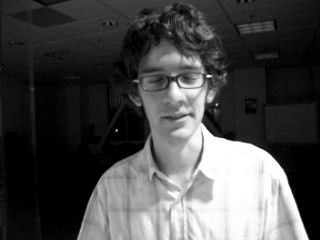
#> input picture data/david/imgs/img00043.png, 320 x 240 px; its folder holds only this picture in this run
$ jupyter execute --allow-errors evaluate_tracker-Copy7.ipynb
#> lines starting #> are read from the running program, lines starting #| are printed output that depends on the picture
[cell 1]
import cv2
import os
import glob
import numpy as np
from wisardpkg import ClusWisard
import sys
sys.path.append('/mnt/c/Users/Isabella/tcc')
from wisard_object_tracker.src.utils import tracker_utils
import matplotlib.pyplot as plt

DATASET_ROOT_FOLDER = '/mnt/c/Users/Isabella/TCC/wisard_object_tracker/data/david'
IMAGE_FOLDER = os.path.join(DATASET_ROOT_FOLDER, 'imgs')
GT_TXT_PATH = os.path.join(DATASET_ROOT_FOLDER, 'david_gt.txt')

[cell 2]
# Carrega imagens
image_paths = sorted(glob.glob(os.path.join(IMAGE_FOLDER, '*.png')))
print(f"Encontradas {len(image_paths)} imagens")

# Carrega ground truths
#> (the rest of this cell did not finish here and is left out)

# Primeiro frame

[cell 3]
# Carrega primeiro frame  # lembrar de carregar certo em tons de cinza
first_frame = cv2.imread(image_paths[0])
#> first_frame is the input picture: shape (240, 320, 3); min 0, max 255, mean 73.2
print(f"Primeiro frame carregado: {first_frame.shape}")
#| Primeiro frame carregado: (240, 320, 3)

#> (the rest of this cell did not finish here and is left out)

[cell 4]
# --- PASSO 2: EXTRAIR E PRÉ-PROCESSAR PATCH ---
print("\n🔍 PASSO 2: Extraindo e pré-processando patch...")

# Extrai patch do objeto
#> (the rest of this cell did not finish here and is left out)

[cell 5]
# [41 lines of commented-out code are left out]


# [21 lines left out: function preprocess_frame, not called in this run]


# [37 lines of commented-out code are left out]

#> (a cell that did not finish here is left out)

[cell 7]
# --- PASSO 3: INSTANCIANDO CLUSWISARD ---

# Parâmetros simples
parameters = {
    "INPUT_PATTERN_SIDE": 32,
    "CLUSWISARD_ADDRESS_SIZE": 7,
    "ACCEPTABLE_ACTIVATION_SCORE": 0.15,
    "MIN_ACCEPTABLE_ACTIVATION_SCORE": 0.3,
    "CLUSWISARD_MIN_SCORE": 0.35,
    "CLUSWISARD_THRESHOLD": 5,
    "CLUSWISARD_DISCRIMINATOR_LIMIT": 25,
    "CLUSWISARD_BLEACHING_ACTIVATED": False,
    "CLUSWISARD_ACTIVATION_DEGREE": True,
    "CLUSWISARD_RETURN_CONFIDENCE": True,
    "CLUSWISARD_CLASSES_DEGREES": True,
    "LAST_FRAME": 25,
    "MAX_SEARCH_WINDOW_SCALE": 1,
}

# Instancia ClusWisard

#> (the rest of this cell did not finish here and is left out)

#> (a cell that did not finish here is left out)

[cell 9]
# --- PASSO 4: TESTAR SE RECONHECE O PRÓPRIO PATCH ---
print("\n✅ PASSO 4: Testando autorreconhecimento...")

# Classifica o MESMO patch usado no treinamento
#> (the rest of this cell did not finish here and is left out)

# Região de Busca

[cell 10]
import numpy as np  # importa o NumPy para operações numéricas e trigonométricas

def generate_search_regions_circular(
    prev_bbox,
    frame_shape,
    search_region_scale=1,
    step_size=0.5,
    start_angle=0,
    clockwise=True
):
    """
    Gera regiões de busca circulares em torno do bbox anterior,
    onde step_size define o deslocamento em pixels reais
    (1 px = step_size=1).
    """

    x, y, w, h = prev_bbox
    center_x, center_y = x + w // 2, y + h // 2

    raio_max = (max(w, h) / 2) * search_region_scale

    yield (x, y, w, h)  # primeiro retorna o bbox original

    # passo radial em pixels
    for raio in np.arange(step_size, raio_max + step_size, step_size):
        circunferencia = 2 * np.pi * raio

        # define espaçamento angular de forma que os pontos na borda
        # fiquem separados por ~step_size pixels ao longo da circunferência
        num_steps = max(8, int(np.ceil(circunferencia / step_size)))
        direction = -1 if clockwise else 1

        thetas = start_angle + direction * np.linspace(0, 2 * np.pi, num_steps, endpoint=False)

        # deslocamentos em pixels
        pxs = (center_x + raio * np.cos(thetas) - w / 2).astype(int)
        pys = (center_y + raio * np.sin(thetas) - h / 2).astype(int)

        # garante que o bbox não ultrapasse os limites do frame
        pxs = np.clip(pxs, 0, frame_shape[1] - w)
        pys = np.clip(pys, 0, frame_shape[0] - h)

        for px, py in zip(pxs, pys):
            yield (px, py, w, h)

### Gerando regiões para o primeiro frame

[cell 11]
# Parâmetros
search_window_scale = 0.5
step_size = 1          # quanto menor -> mais granular

search_gen = generate_search_regions_circular(
    prev_bbox = (16.0, 30.0, 34.0, 39.0),
    frame_shape = first_frame.shape,
    search_region_scale = search_window_scale,
    step_size = step_size
)

### Classificação das regiões de busca do primeiro frame

[cell 12]
# --- PASSO 7: CLASSIFICAR CADA SEARCH REGION ---
# [36 lines left out: function classify_search_regions, not called in this run]

[cell 13]
import cv2
import matplotlib.pyplot as plt

# [47 lines left out: function show_top_regions_grid, not called in this run]

### Vídeo exemplo de região de busca para o primeiro frame

[cell 14]
import cv2
import numpy as np

max_regions = 300
output_path = "search_circular.mp4"
fps = 1
accumulate = True

# Garante formato correto
if first_frame.ndim == 2:
    first_frame = cv2.cvtColor(first_frame, cv2.COLOR_GRAY2BGR)
elif first_frame.dtype != np.uint8:
    first_frame = (first_frame * 255).astype(np.uint8)

h, w_img = first_frame.shape[:2]
#> h = 240; w_img = 320
fourcc = cv2.VideoWriter_fourcc(*"mp4v")
video_writer = cv2.VideoWriter(output_path, fourcc, fps, (w_img, h))

if not video_writer.isOpened():
    raise RuntimeError("❌ Falha ao abrir o VideoWriter. Verifique codec ou caminho.")

drawn_regions = []
for i, region in enumerate(search_gen):
    if i >= max_regions:
        break

    frame_copy = first_frame.copy()

    if accumulate:
        for (px, py, pw, ph) in drawn_regions:
            cv2.rectangle(frame_copy, (int(px), int(py)), (int(px+pw), int(py+ph)), (0, 0, 255), 1)

    x_r, y_r, w_r, h_r = map(int, region)
    cv2.rectangle(frame_copy, (x_r, y_r), (x_r + w_r, y_r + h_r), (0, 255, 0), 2)
    cv2.putText(frame_copy, f"Region {i}", (x_r, max(0, y_r - 10)),
                cv2.FONT_HERSHEY_SIMPLEX, 0.6, (0, 255, 0), 2)

    # Converte para BGR antes de gravar
    frame_copy_bgr = cv2.cvtColor(frame_copy, cv2.COLOR_RGB2BGR)
    video_writer.write(frame_copy_bgr)

    drawn_regions.append((x_r, y_r, w_r, h_r))
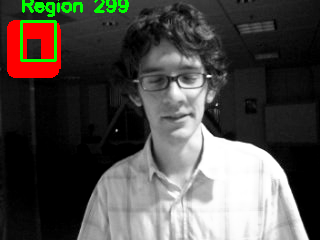
#> frame_copy: shape (240, 320, 3); mean B, G, R 71.8, 75.7, 79.5
#> after the loop, drawn_regions = 300 items, first 6: (16, 30, 34, 39), (17, 29, 34, 39), (16, 28, 34, 39), (16, 28, 34, 39), (15, 28, 34, 39), (15, 29, 34, 39)

video_writer.release()
print(f"✅ Vídeo salvo em: {output_path}  (frames: {len(drawn_regions)})")
#| ✅ Vídeo salvo em: search_circular.mp4  (frames: 300)

[cell 15]
import cv2
import numpy as np

max_regions = 300
output_path = "search_circular.mp4"
fps = 10
accumulate = True

h, w_img = first_frame.shape[:2]
fourcc = cv2.VideoWriter_fourcc(*"mp4v")
#> fourcc = 1983148141
video_writer = cv2.VideoWriter(output_path, fourcc, fps, (w_img, h))
print("Aberto?", video_writer.isOpened())
#| Aberto? True

drawn_regions = []

for i, region in enumerate(search_gen):
    if i >= max_regions:
        break

    frame_copy = first_frame.copy()

    # Garante que todas as dimensões estão iguais
    if frame_copy.shape[:2] != (h, w_img):
        frame_copy = cv2.resize(frame_copy, (w_img, h))

    if accumulate:
        for (px, py, pw, ph) in drawn_regions:
            cv2.rectangle(frame_copy, (int(px), int(py)), (int(px+pw), int(py+ph)), (0, 0, 255), 1)

    x_r, y_r, w_r, h_r = map(int, region)
    cv2.rectangle(frame_copy, (x_r, y_r), (x_r + w_r, y_r + h_r), (0, 255, 0), 2)
    cv2.putText(frame_copy, f"Region {i}", (x_r, max(0, y_r - 10)),
                cv2.FONT_HERSHEY_SIMPLEX, 0.6, (0, 255, 0), 2)

    video_writer.write(cv2.cvtColor(frame_copy, cv2.COLOR_RGB2BGR))
    drawn_regions.append((x_r, y_r, w_r, h_r))
#> this loop made 51 passes
#> (x_r, y_r) on passes 1 to 12: (19, 20), (18, 19), (17, 19), (16, 19), (15, 19), (14, 19), (13, 19), (12, 20), (11, 20), (11, 20), (10, 21), (9, 22)
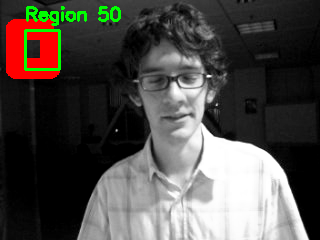
#> frame_copy: shape (240, 320, 3); mean B, G, R 71.8, 75.7, 79.9
#> after the loop, drawn_regions = 51 items, first 6: (19, 20, 34, 39), (18, 19, 34, 39), (17, 19, 34, 39), (16, 19, 34, 39), (15, 19, 34, 39), (14, 19, 34, 39)

video_writer.release()
print(f"✅ Vídeo salvo em: {output_path} (frames: {len(drawn_regions)})")
#| ✅ Vídeo salvo em: search_circular.mp4 (frames: 51)

$ run again, on data/david/imgs/img00065.png
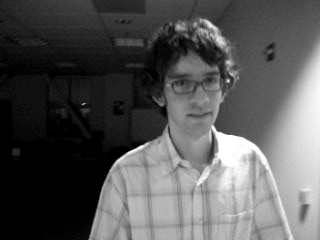
#> input picture data/david/imgs/img00065.png, 320 x 240 px
#> first_frame is the input picture: shape (240, 320, 3); min 0, max 255, mean 86.1
#| Primeiro frame carregado: (240, 320, 3)
#> after the loop `for i, region in enumerate(search_gen):`:
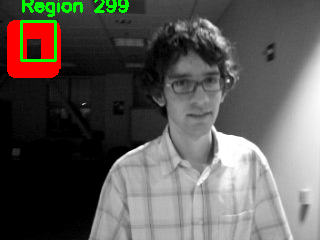
#> frame_copy: shape (240, 320, 3); mean B, G, R 84.9, 88.8, 92.7
#> after the loop `for i, region in enumerate(search_gen):`: drawn_regions = 300 items, first 6: (16, 30, 34, 39), (17, 29, 34, 39), (16, 28, 34, 39), (16, 28, 34, 39), (15, 28, 34, 39), (15, 29, 34, 39)
#| ✅ Vídeo salvo em: search_circular.mp4  (frames: 300)
#> fourcc = 1983148141
#| Aberto? True
#> the loop `for i, region in enumerate(search_gen):` made 51 passes
#> (x_r, y_r) on passes 1 to 8: (19, 20), (18, 19), (17, 19), (16, 19), (15, 19), (14, 19), (13, 19), (12, 20)
#> after the loop `for i, region in enumerate(search_gen):`:
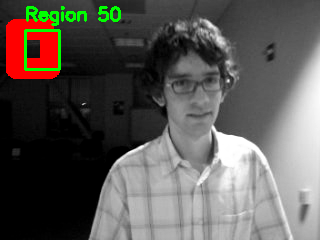
#> frame_copy: shape (240, 320, 3); mean B, G, R 84.9, 88.8, 93
#> after the loop `for i, region in enumerate(search_gen):`: drawn_regions = 51 items, first 6: (19, 20, 34, 39), (18, 19, 34, 39), (17, 19, 34, 39), (16, 19, 34, 39), (15, 19, 34, 39), (14, 19, 34, 39)
#| ✅ Vídeo salvo em: search_circular.mp4 (frames: 51)

$ run again, on data/david/imgs/img00076.png
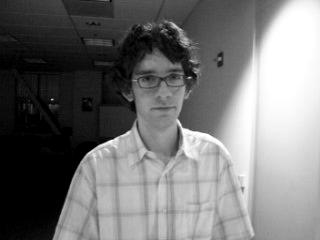
#> input picture data/david/imgs/img00076.png, 320 x 240 px
#> first_frame is the input picture: shape (240, 320, 3); min 0, max 255, mean 116.7
#| Primeiro frame carregado: (240, 320, 3)
#> after the loop `for i, region in enumerate(search_gen):`:
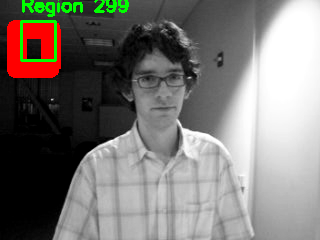
#> frame_copy: shape (240, 320, 3); mean B, G, R 115.5, 119.3, 123.2
#> after the loop `for i, region in enumerate(search_gen):`: drawn_regions = 300 items, first 6: (16, 30, 34, 39), (17, 29, 34, 39), (16, 28, 34, 39), (16, 28, 34, 39), (15, 28, 34, 39), (15, 29, 34, 39)
#| ✅ Vídeo salvo em: search_circular.mp4  (frames: 300)
#> fourcc = 1983148141
#| Aberto? True
#> the loop `for i, region in enumerate(search_gen):` made 51 passes
#> (x_r, y_r) on passes 1 to 8: (19, 20), (18, 19), (17, 19), (16, 19), (15, 19), (14, 19), (13, 19), (12, 20)
#> after the loop `for i, region in enumerate(search_gen):`:
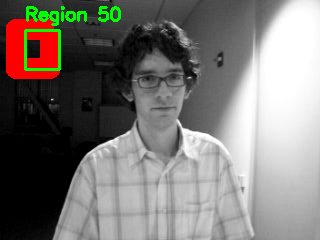
#> frame_copy: shape (240, 320, 3); mean B, G, R 115.5, 119.4, 123.6
#> after the loop `for i, region in enumerate(search_gen):`: drawn_regions = 51 items, first 6: (19, 20, 34, 39), (18, 19, 34, 39), (17, 19, 34, 39), (16, 19, 34, 39), (15, 19, 34, 39), (14, 19, 34, 39)
#| ✅ Vídeo salvo em: search_circular.mp4 (frames: 51)
